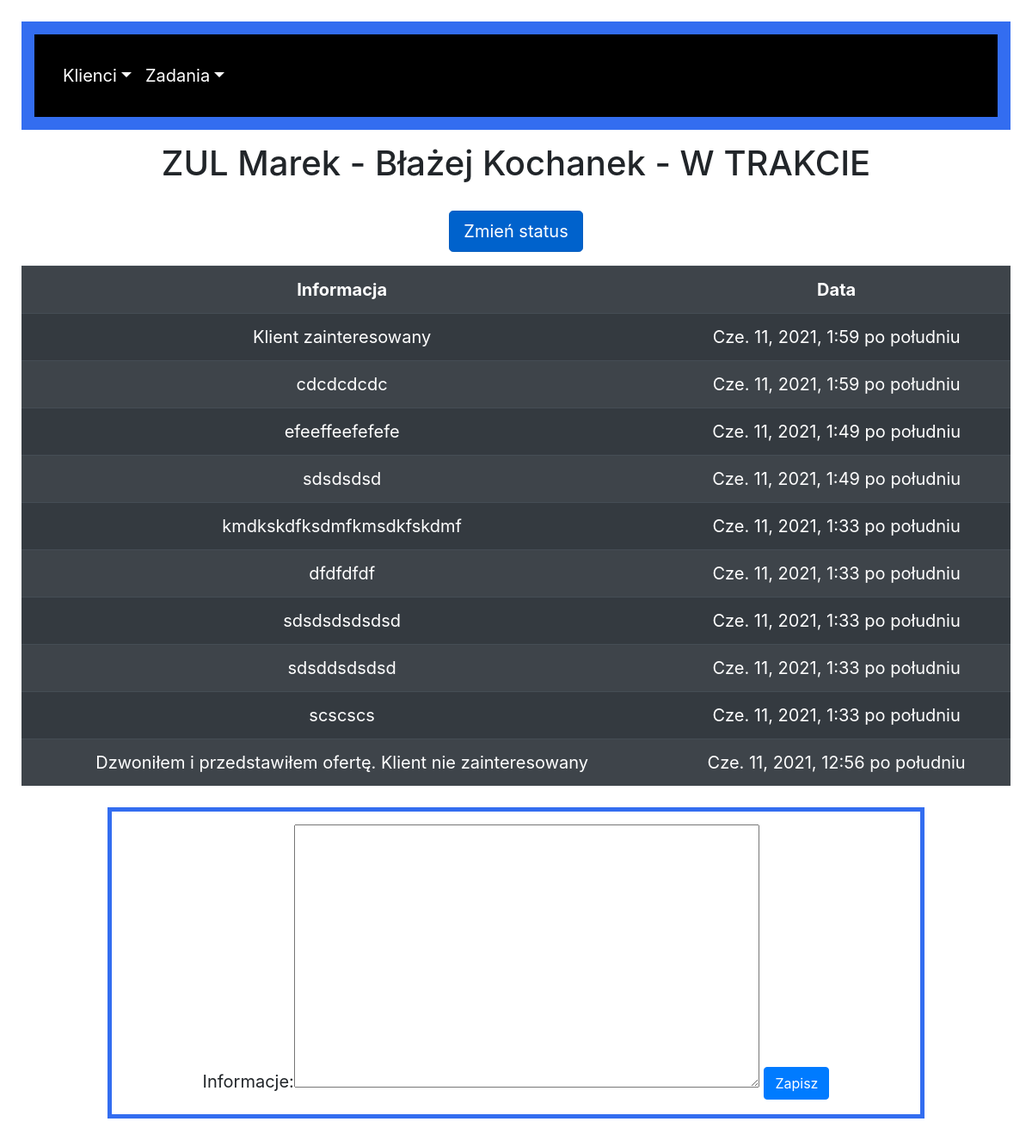
The page /task_progress/7 on the database its author committed.
### crm/models.py (models this page shows, shortened)
class Task(models.Model):
    TYPE = (
        ('SERWIS','SERWIS'),
        ('CZĘŚCI','CZĘŚCI'),
        ('MASZYNY','MASZYNY'),
    )
    STATUS = (
        ('NOWE', 'NOWE'),
        ('W TRAKCIE', 'W TRAKCIE'),
        ('ZAKOŃCZONE', 'ZAKOŃCZONE'),
    )
    type = models.CharField(max_length=100, choices=TYPE, verbose_name='Typ')
    name = models.CharField(max_length=200, verbose_name='Nazwa')
    date = models.DateTimeField(default=timezone.now)
    end_date = models.DateTimeField(null=True)
    client = models.ForeignKey(Client, on_delete=models.CASCADE)
    status = models.CharField(max_length=200, choices=STATUS, default='NOWE')
    comments = models.CharField(max_length=500, blank=True)
    success = models.BooleanField(null=True)
    owner = models.ForeignKey(User, on_delete=models.CASCADE, null=True)

class Client(models.Model):
    name = models.CharField(max_length=200, verbose_name='Nazwa')
    vat_number = models.CharField(max_length=13, verbose_name='NIP')
    contact_person = models.CharField(max_length=30, verbose_name='Osoba kontaktowa')
    phone_number = models.CharField(max_length=11, verbose_name='Numer telefonu')
    e_mail = models.EmailField(blank=True, verbose_name='Adres e-mail')
    comments = models.CharField(max_length=500, blank=True, verbose_name='Komentarz')
    vip = models.BooleanField()
    date = models.DateTimeField(default=timezone.now)
    def __str__(self):
        return str(self.name)

class TaskProgress(models.Model):
    task = models.ForeignKey(Task, on_delete=models.CASCADE, null=True)
    progress_information = models.TextField(max_length=500, verbose_name='Informacje')
    date = models.DateTimeField(default=timezone.now)

### crm/views.py (the view, shortened to what this page needs)
# urls.py: path('task_progress/<int:task_id>', views.task_progress, name='task_progress'),
def task_progress(request, task_id):
    task = get_object_or_404(Task, id=task_id)
    progress = task.taskprogress_set.order_by('-date')
    if request.method != 'POST':
        form = UpdateTaskForm()
    context = {'task': task, 'progress': progress, 'form': form}
    return render(request, 'crm/task_progress.html', context)

### crm/forms.py
class UpdateTaskForm(forms.ModelForm):
    class Meta:
        model = TaskProgress
        fields = [
            'progress_information',
        ]

### crm/templates/crm/task_progress.html (shortened to what this page needs)
{% extends "crm/base.html" %}
{% load static %}
{% block content %}
<h1>{{ task.client }} - {{ task.name }} - {{ task.status }}</h1>
<a href="{% url 'crm:update_task_status' task.id %}" class="btn btn-primary btn-lg active" role="button" aria-pressed="true">Zmień status</a>
<table class="table table-dark table-striped">
          <tr>
              <th>Informacja</th>
              <th>Data</th>
          </tr>
          <tr>
          {% for n in progress %}
              <td> {{ n.progress_information }} </td>
              <td> {{ n.date }} </td>
          </tr>
          {% endfor %}
    </table>
<form method="POST" novalidate>
    {{ form }}
<button class="btn btn-primary" type="submit">Zapisz</button>
{% endblock content %}

### crm/static/css/style.css (style rules this page uses)
body { text-align: center; margin-top: 25px; margin-bottom: 25px; margin-left: 25px; margin-right: 25px; font-size: 20px; }
form { padding: 15px; margin-top: 25px; margin-bottom: 25px; margin-left: 100px; margin-right: 100px; border-width: 5px; border-style: solid; border-color: #336df0; }
a { color: #ffff; }
h1 { padding: 15px; }

### rows shown on the page
Task: client "ZUL Marek", name "Błażej Kochanek", status "W TRAKCIE"
TaskProgress: progress_information "Klient zainteresowany", date "Cze. 11, 2021, 1:59 po południu"
TaskProgress: progress_information "cdcdcdcdc", date "Cze. 11, 2021, 1:59 po południu"
TaskProgress: progress_information "efeeffeefefefe", date "Cze. 11, 2021, 1:49 po południu"
TaskProgress: progress_information "sdsdsdsd", date "Cze. 11, 2021, 1:49 po południu"
TaskProgress: progress_information "kmdkskdfksdmfkmsdkfskdmf", date "Cze. 11, 2021, 1:33 po południu"
TaskProgress: progress_information "dfdfdfdf", date "Cze. 11, 2021, 1:33 po południu"
TaskProgress: progress_information "sdsdsdsdsdsd", date "Cze. 11, 2021, 1:33 po południu"
TaskProgress: progress_information "sdsddsdsdsd", date "Cze. 11, 2021, 1:33 po południu"
TaskProgress: progress_information "scscscs", date "Cze. 11, 2021, 1:33 po południu"
TaskProgress: progress_information "Dzwoniłem i przedstawiłem ofertę. Klient nie zainteresowany", date "Cze. 11, 2021, 12:56 po południu"
